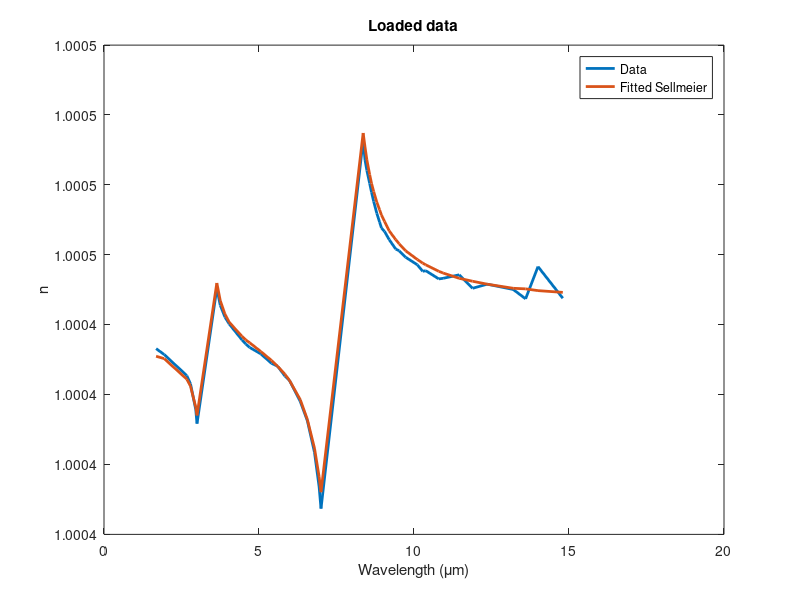
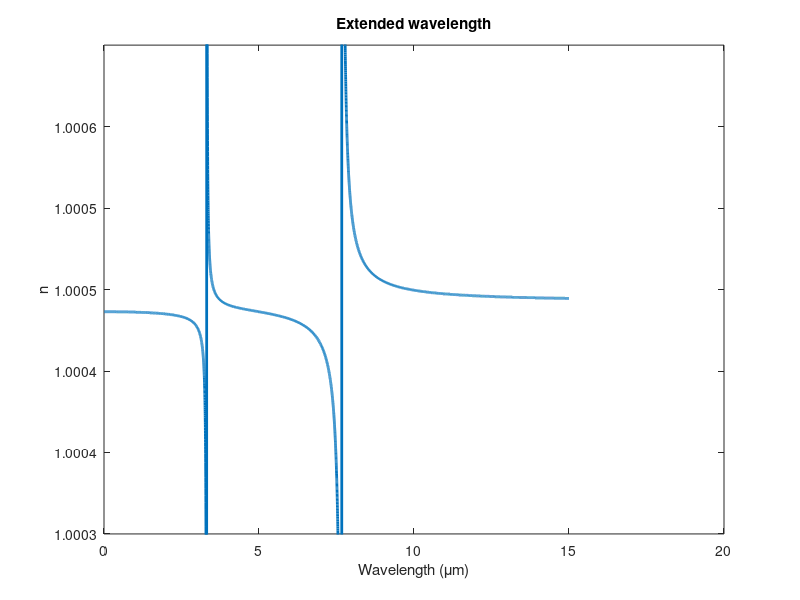

Write MATLAB code to recreate these figures, in order.
clearvars; close all;

addpath('SLMtools');

% refractive index
data = dlmread('n_CH4 (Rollefson).csv',',',1,0);
data_wl = data(:,1); % um
data_n = data(:,2);

%% Sellmeier formula
wavenumber_R = 1./data_wl;
refractivity = @(wavenumber) 0.873e3 + 2.07e-2*(16.50./((3019.6e-4)^2-wavenumber.^2) + 7.5./((1304e-4)^2-wavenumber.^2)); % 10^6(n^2-1)
n_Sellmeier = sqrt(refractivity(wavenumber_R)/1e6 + 1);

%% Extended range of wavelengths (um)
wavelength1 = linspace(0.01,3,1000)';     wavenumber1 = 1./wavelength1;
wavelength2 = linspace(3,4,1000)';        wavenumber2 = 1./wavelength2;
wavelength3 = linspace(4,7,1000)';        wavenumber3 = 1./wavelength3;
wavelength4 = linspace(7,8,1000)';        wavenumber4 = 1./wavelength4;
wavelength5 = linspace(8,15,5000)';       wavenumber5 = 1./wavelength5;

wavelength = [wavelength1;wavelength2;wavelength3;wavelength4;wavelength5];
wavenumber = [wavenumber1;wavenumber2;wavenumber3;wavenumber4;wavenumber5];
n_Sellmeier_calc = sqrt(refractivity(wavenumber)/1e6 + 1);

%% Plot
figure;
h = plot(data_wl,[data_n,n_Sellmeier]);
legend('Data','Fitted Sellmeier');
set(h,'linewidth',2);
xlabel('Wavelength (\mum)'); ylabel('n');
title('Loaded data');
figure;
h = plot(wavelength,n_Sellmeier_calc);
set(h,'linewidth',2);
xlabel('Wavelength (\mum)'); ylabel('n');
title('Extended wavelength');
ylim([1.0003,1.0006]);

%% Save
%save('n_CH4.mat','slm');